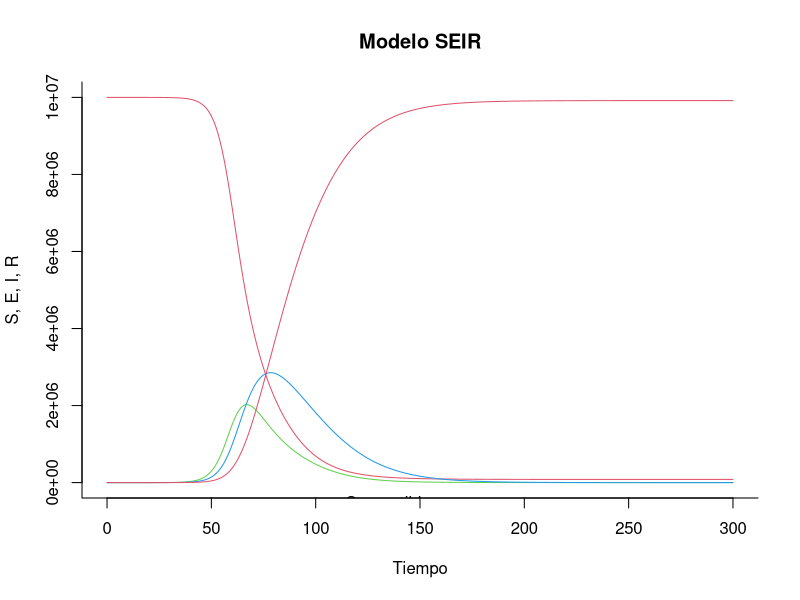
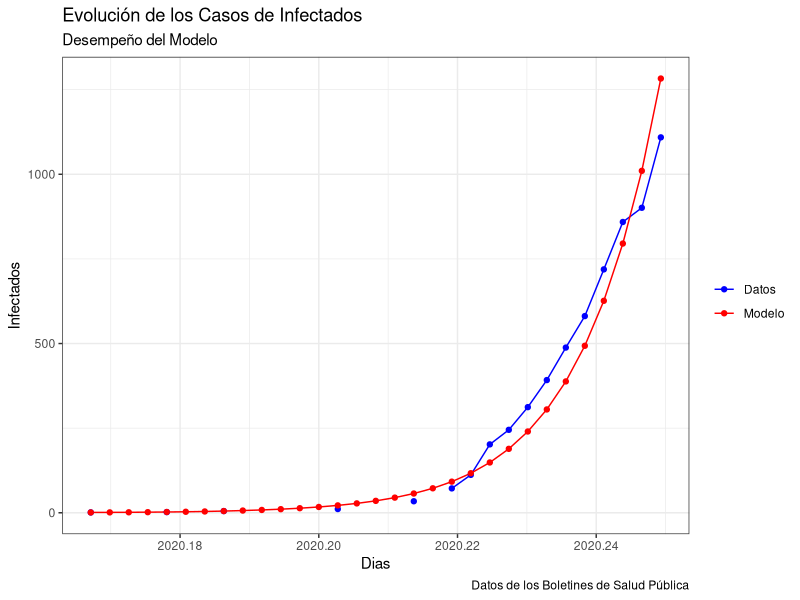
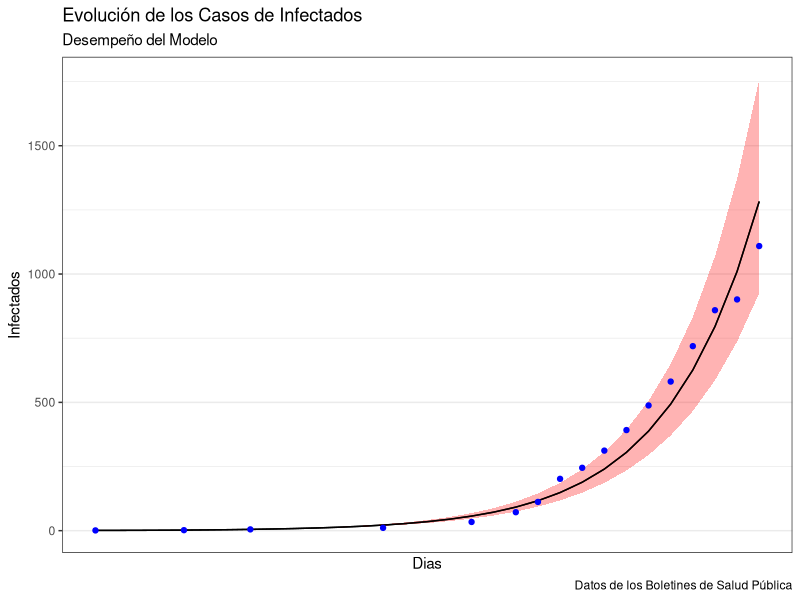
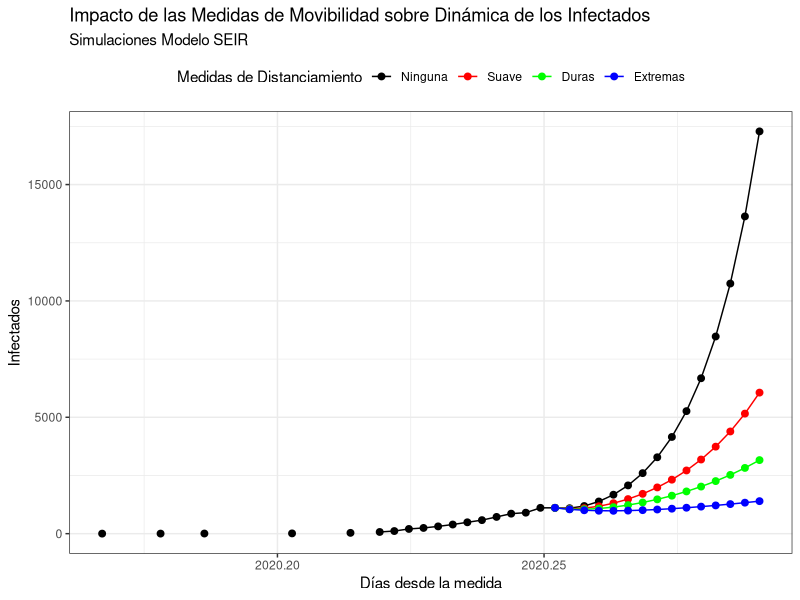
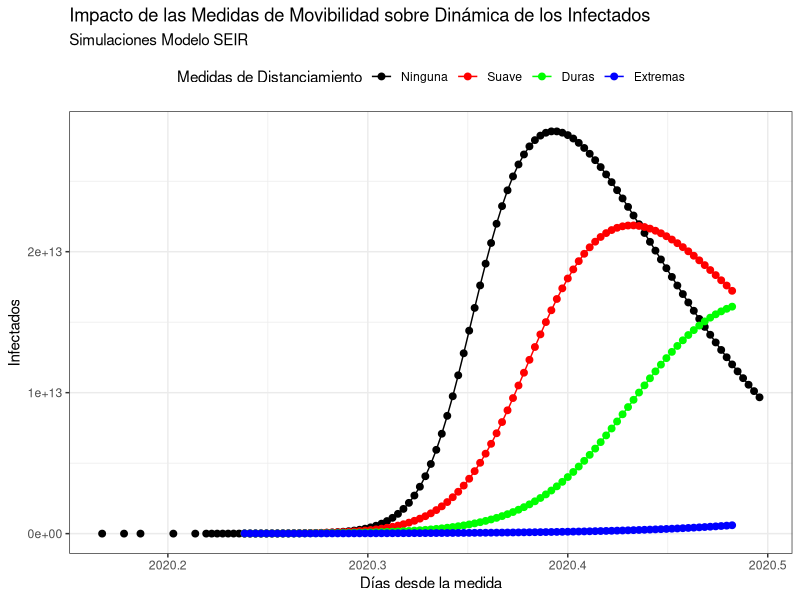
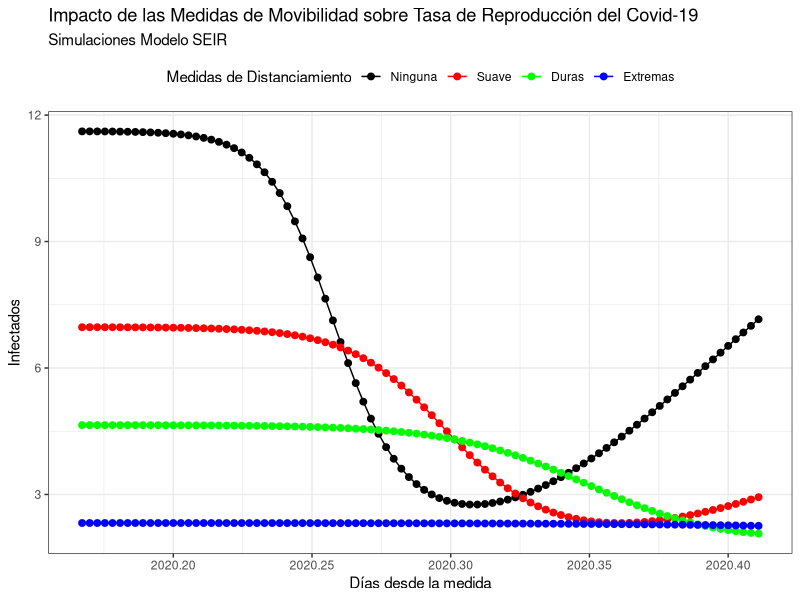

R code for these plots, in order:
########## Codigo: Modelo SEIR COVID19: Republica Dominicana, con Analisis de Politicas de Movibildad######
#########  Francisco A. Ramírez / Vicente Peña Peralta
#########  Universidad Autónoma de Santo Domingo
rm(list=ls())
#Librerias a utilizar
library(deSolve)
library(ggplot2)
library(tseries)
library(forecast)
library(readxl)

#Modelo SEIR

modelo_seir = function (valores_iniciales, valores_estado, parametros)
{
  # creamos las variables de estados
  S = valores_estado [1]        # susceptibles
  E = valores_estado [2]        # expuestos
  I = valores_estado [3]        # infectados
  R = valores_estado [4]        # recuperados
  
  with ( 
    as.list (parametros), 
    {
      beta = beta0*(1-alpha0)*(1-0.05*I)^kappa0
      # derivadas parciales
      dS = (-beta * S * I)
      dE = (beta * S * I) - (delta * E)
      dI = (delta * E) - (gamma * I)
      dR = (gamma * I)
      
      tasa_contag = beta/gamma
      # resultados 
      results = c (dS, dE, dI, dR)
      list (results,tasa_contag)
    }
  )
}

#Parametros Calibrados
period_laten = 14            # periodo latente
period_incu = 7             # periodo incubacion del virus 
beta_value =.83    #0.905
beta_value_low = beta_value -0.05
beta_value_high = beta_value +0.05
gamma_value = 1 / period_laten
delta_value = 1 / period_incu
R0 = beta_value / gamma_value   #R0 Implicito calibración inicial
alpha0 = 0
kappa0 = 100


parametros = c (alpha0 = alpha0, beta0 = beta_value, kappa0 = kappa0, gamma = gamma_value, delta = delta_value)
parametros_low = c (alpha0 = alpha0, beta0 = beta_value_low, kappa0 = kappa0, gamma = gamma_value, delta = delta_value)
parametros_high = c (alpha0 = alpha0, beta0 = beta_value_high, kappa0 = kappa0, gamma = gamma_value, delta = delta_value)

#Valores iniciales 


W = 10000000 -1 # suceptibles_0
X = 1           # Expuestos_0
Y = 1           # Infectados_0
Z = 0           # Recuperados_0

N = W + X + Y + Z #Poblacion

valores_ini = c (S = W/N, E = X/N, I = Y/N, R = Z/N)

tiempo_disc = seq (0, 300, by=1)

#Solucionando el Sistema 
output = ode(valores_ini, tiempo_disc, modelo_seir, parametros)
output_low = ode(valores_ini, tiempo_disc, modelo_seir, parametros_low)
output_high = ode(valores_ini, tiempo_disc, modelo_seir, parametros_high)



#cambiar out a un data.frame
output <- as.data.frame(output*N) #aqui puede multiplicar 'out' por N
output_low <- as.data.frame(output_low*N) #aqui puede multiplicar 'out' por N
output_high <- as.data.frame(output_high*N) #aqui puede multiplicar 'out' por N

#eliminar la variable 'time' en out
output$time <- NULL
output_low$time <- NULL
output_high$time <- NULL




#Gráfica de la Simulación
matplot(x = tiempo_disc, y = output[,1:4], type = "l",
        xlab = "Tiempo", ylab = "S, E, I, R", main = "Modelo SEIR",
        lwd = 1, lty = 1, bty = "l", col = 2:4)
#añadir leyenda 
legend(100, 0.7, c("Susceptibles", "Expuestos", "Infectados", "Recuperados"), 
       pch = 1, col = 2:4, bty = "n", cex = 1)


#Ajuste de los Casos Publicados por Salud Publica

simul <- ts(output[1:31,3],frequency = 365, start = c(2020,62))
simul_low <- ts(output_low[1:31,3], freq= 365, start =c(2020,62))
simul_high <- ts(output_high[1:31,3], freq= 365, start =c(2020,62))
data  <- ts(read_excel("datos_salud_publica.xlsx"),freq =365, start = c(2020,62))

cbind(data, simul)

autoplot(cbind(data,simul),
         xlab = "Dias",
         ylab = "Infectados")+
  ggtitle(label = "Evolución de los Casos de Infectados",subtitle = "Desempeño del Modelo")+
  geom_point()+
  labs(caption = "Datos de los Boletines de Salud Pública")+
  scale_color_manual( name = element_blank(), label = c("Datos", "Modelo"), values = c("blue", "red"))+
  theme_bw()

h <- autoplot(simul,
         xlab = "Dias",
         ylab = "Infectados")+
  geom_ribbon(aes(ymin = simul_low, ymax = simul_high), fill = "red",alpha=0.3)+
  ggtitle(label = "Evolución de los Casos de Infectados",subtitle = "Desempeño del Modelo")+
  geom_line()

h +
  geom_point(aes(y=data),col ="blue")+
  labs(caption = "Datos de los Boletines de Salud Pública")+
  theme_bw()+
  scale_color_manual( "", label = c("Datos", "Modelo"), values = c("blue", "red"))





#Simulaciones de Politica

## Valores Iniciales: Datos al dia 26

W = 9999200  # suceptibles_0
X = 0           # Expuestos_0
Y = 1109           # Infectados_0
Z = 0           # Recuperados_0

N = W + X + Y + Z #Poblacion
N = 10000000

valores_ini = c (S = W/N, E = X/N, I = Y/N, R = Z/N)


alpha0 = 0
parametros = c (alpha0 = alpha0, beta0 = beta_value, kappa0 = kappa0, gamma = gamma_value, delta = delta_value)
output1 = ode(valores_ini, tiempo_disc, modelo_seir, parametros)

alpha0 = 0.4
parametros = c (alpha0 = alpha0, beta0 = beta_value, kappa0 = kappa0, gamma = gamma_value, delta = delta_value)
output2 = ode(valores_ini, tiempo_disc, modelo_seir, parametros)


alpha0 = 0.6
parametros = c (alpha0 = alpha0, beta0 = beta_value, kappa0 = kappa0, gamma = gamma_value, delta = delta_value)
output3 = ode(valores_ini, tiempo_disc, modelo_seir, parametros)


alpha0 = 0.8
parametros = c (alpha0 = alpha0, beta0 = beta_value, kappa0 = kappa0, gamma = gamma_value, delta = delta_value)
output4 = ode(valores_ini, tiempo_disc, modelo_seir, parametros)


#Grafico 15 dias
#data <- ts(data, freq = 365, start = c(2020, 62), end = c(2020, 102))
startna <- ts(rep(NA,31), start = c(2020,62))
esc1 <- ts(c(data,output1[1:15,4]*N),freq = 365, start = c(2020,62))
esc2 <- ts(c(startna,output2[1:15,4]*N),freq = 365, start = c(2020,62))
esc3 <- ts(c(startna,output3[1:15,4]*N),freq = 365, start = c(2020,62))
esc4 <- ts(c(startna,output4[1:15,4]*N),freq = 365, start = c(2020,62))

simulc <- ts(cbind(esc1,esc2,esc3,esc4),
             freq = 365, start=c(2020,62 ))


autoplot(cbind(simulc),
         xlab = "Días desde la medida",
         ylab = "Infectados")+
  ggtitle(label = "Impacto de las Medidas de Movibilidad sobre Dinámica de los Infectados",
          subtitle = "Simulaciones Modelo SEIR")+
  geom_point(size =2)+
  #labs(caption = "Datos de los Boletines de Salud Pública")+
  scale_color_manual( name = "Medidas de Distanciamiento", label = c("Ninguna", "Suave", "Duras", "Extremas"), 
                      values = c("black","red","green", "blue"))+
  theme_bw()+
  theme(legend.position = "top")

#Grafico 90 dias

startna <- ts(rep(NA,26), start = c(2020,62))
esc1 <- ts(c(data,output1[1:90,4]*N),freq = 365, start = c(2020,62))
esc2 <- ts(c(startna,output2[1:90,4]*N),freq = 365, start = c(2020,62))
esc3 <- ts(c(startna,output3[1:90,4]*N),freq = 365, start = c(2020,62))
esc4 <- ts(c(startna,output4[1:90,4]*N),freq = 365, start = c(2020,62))

simuld <- ts(cbind(esc1,esc2,esc3,esc4),
             freq = 365, start=c(2020,62 ))


autoplot(cbind(simuld*N),
         xlab = "Días desde la medida",
         ylab = "Infectados")+
  ggtitle(label = "Impacto de las Medidas de Movibilidad sobre Dinámica de los Infectados",
          subtitle = "Simulaciones Modelo SEIR")+
  geom_point(size = 2)+
  #labs(caption = "Datos de los Boletines de Salud Pública")+
  scale_color_manual( name = "Medidas de Distanciamiento", label = c("Ninguna", "Suave", "Duras", "Extremas"), 
                      values = c("black","red","green", "blue"))+
  theme_bw()+
  theme(legend.position = "top")



#Grafico 15 dias de tasa de contagio

startna <- ts(rep(NA,26), start = c(2020,62))
esc1 <- ts(output1[1:90,6],freq = 365, start = c(2020,62))
esc2 <- ts(output2[1:90,6],freq = 365, start = c(2020,62))
esc3 <- ts(output3[1:90,6],freq = 365, start = c(2020,62))
esc4 <- ts(output4[1:90,6],freq = 365, start = c(2020,62))

simulc <- ts(cbind(esc1,esc2,esc3,esc4),
             freq = 365, start=c(2020,62 ))


autoplot(cbind(simulc),
         xlab = "Días desde la medida",
         ylab = "Infectados")+
  ggtitle(label = "Impacto de las Medidas de Movibilidad sobre Tasa de Reproducción del Covid-19",
          subtitle = "Simulaciones Modelo SEIR")+
  geom_point(size = 2)+
  #labs(caption = "Datos de los Boletines de Salud Pública")+
  scale_color_manual( name = "Medidas de Distanciamiento", label = c("Ninguna", "Suave", "Duras", "Extremas"), 
                      values = c("black","red","green", "blue"))+
  theme_bw()+
  theme(legend.position = "top")

cbind(data,simul)
